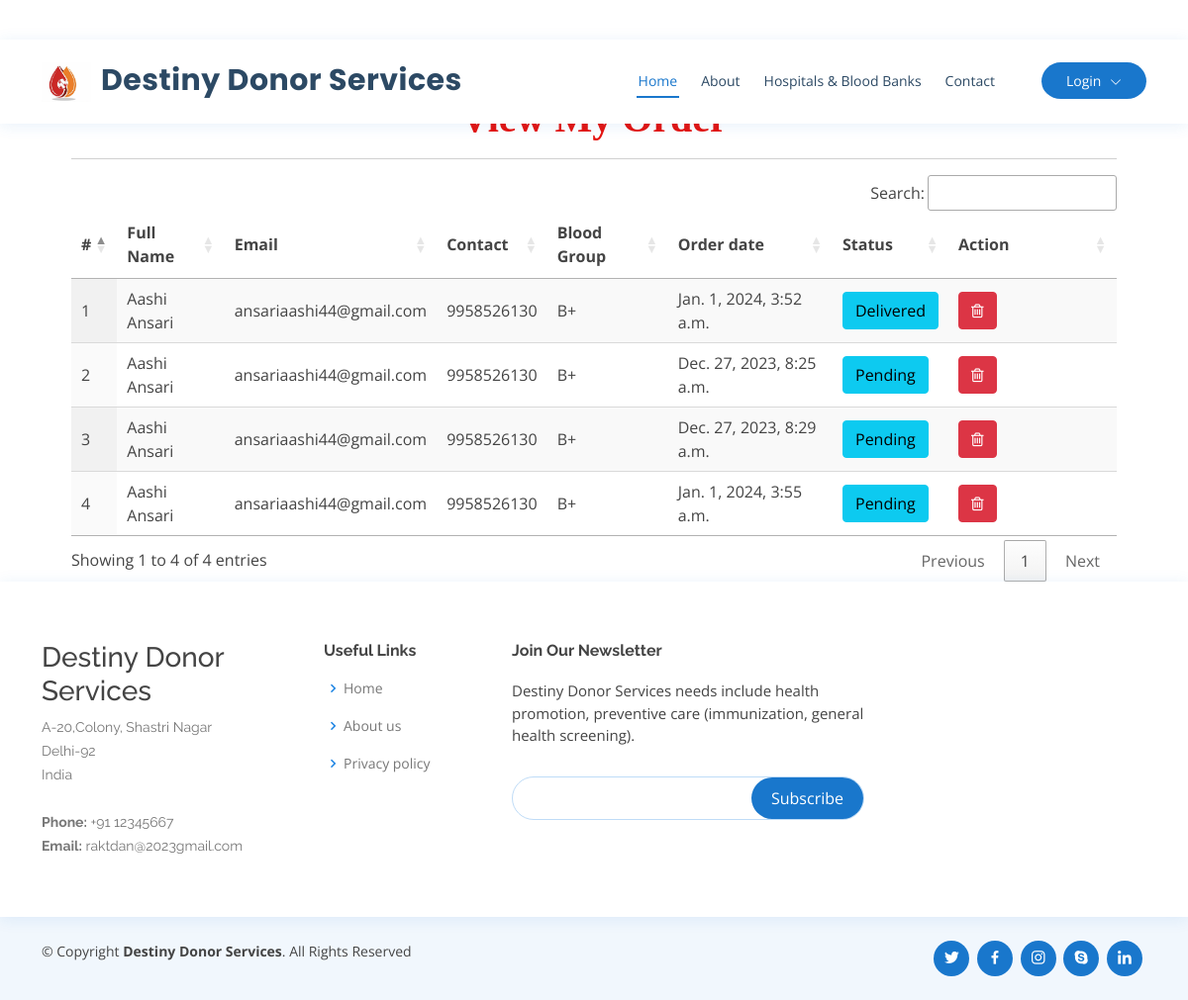
The app's page /all_order with its own data.
### blood_app/models.py (models this page shows, shortened)
class Order(models.Model):
    status = models.CharField(max_length=100, null=True, blank=True)
    user = models.ForeignKey(UserProfile, on_delete=models.CASCADE, null=True, blank=True)
    blood_donation = models.ForeignKey(Blood_Donation, on_delete=models.CASCADE, null=True, blank=True)
    amount = models.CharField(max_length=100, null=True, blank=True)
    created = models.DateTimeField(auto_now=True,null=True)

class UserProfile(models.Model):
    user = models.ForeignKey(User, on_delete=models.CASCADE, null=True)
    contact = models.CharField(max_length=100, null=True)
    address = models.CharField(max_length=100, null=True)
    blood_group = models.ForeignKey(Category, on_delete=models.CASCADE, null=True, blank=True)
    dob = models.DateField(null=True)
    image = models.FileField(null=True)

class Blood_Donation(models.Model):
    status = models.CharField(max_length=100, null=True, blank=True)
    user = models.ForeignKey(UserProfile, on_delete=models.CASCADE, null=True, blank=True)
    blood_group = models.ForeignKey(Category, on_delete=models.CASCADE, null=True, blank=True)
    place = models.CharField(max_length=100, null=True, blank=True)
    purpose = models.CharField(max_length=100, null=True, blank=True)
    created = models.DateTimeField(auto_now=True,null=True)
    active = models.BooleanField(null=True, blank=True, default=False)

class Category(models.Model):
    name = models.CharField(max_length=100, null=True, blank=True)

### blood_app/views.py (the view)
# urls.py: path('all_order', all_order, name='all_order'),
def all_order(request):
    data = Order.objects.filter()
    return render(request, "all_order.html",{'data':data})

### blood_app/templates/all_order.html
{% extends 'index.html' %}
{% load static %}
{% block body %}
<div class="container-fluid" style="width:90%;margin-top:8%">
                    <div class="container-fluid">
                        <h1 align="center" style="font-weight:bold;font-family : 'Monotype Corsiva' ; color : #E6120E ;margin-top:4%">View My Order</h1>
                         </div><hr>
                                <table id="example" class="display" style="width:100%">
                                  <thead>
                                    <tr>
                                      <th>#</th>
                                      <th>Full Name</th>
                                      <th>Email</th>
                                      <th>Contact</th>
                                      <th>Blood Group</th>
                                      <th>Order date</th>
                                      <th>Status</th>
                                      <th>Action</th>
                                  </tr>
                              </thead>
                              <tbody>
                              {% for i in data %}
                                <tr>
                                  <td>{{forloop.counter}}</td>
                                  <td>{{i.user.user.first_name}} {{i.user.user.last_name}}</td>
                                  <td>{{i.user.user.email}}</td>
                                  <td>{{i.user.contact}}</td>
                                  <td>{{i.blood_donation.blood_group.name}}</td>
                                  <td>{{i.created}}</td>
                                  <td>
                                        <a href="{% url 'change_order_status' i.id %}" ><button class="btn btn-info" onclick="return confirm('Are you sure to change status?')">{{i.status}}</button></a>
                                  </td>
                                    <td style="width:150px">
                                      <a href="{% url 'delete_order' i.id %}" ><button class="btn btn-danger" onclick="return confirm('Are you sure?')"><i class="fa fa-trash-o"></i></button></a></td>
                              </tr>
                              {% endfor %}
                          </tbody>
                      </table>
                  </div>
{% endblock %}

### blood_app/static/css/style.css (style rules this page uses)
body { font-family: "Open Sans", sans-serif; color: #444444; }
a { color: #1977cc; text-decoration: none; }
h1, h2, h3, h4, h5, h6 { font-family: "Raleway", sans-serif; }

### records on screen
Order: user.user.first_name "Aashi", user.user.last_name "Ansari", user.user.email "ansariaashi44@gmail.com", user.contact "9958526130", blood_donation.blood_group.name "B+", created "Jan. 1, 2024, 3:52 a.m.", status "Delivered"
Order: user.user.first_name "Aashi", user.user.last_name "Ansari", user.user.email "ansariaashi44@gmail.com", user.contact "9958526130", blood_donation.blood_group.name "B+", created "Dec. 27, 2023, 8:25 a.m.", status "Pending"
Order: user.user.first_name "Aashi", user.user.last_name "Ansari", user.user.email "ansariaashi44@gmail.com", user.contact "9958526130", blood_donation.blood_group.name "B+", created "Dec. 27, 2023, 8:29 a.m.", status "Pending"
Order: user.user.first_name "Aashi", user.user.last_name "Ansari", user.user.email "ansariaashi44@gmail.com", user.contact "9958526130", blood_donation.blood_group.name "B+", created "Jan. 1, 2024, 3:55 a.m.", status "Pending"
